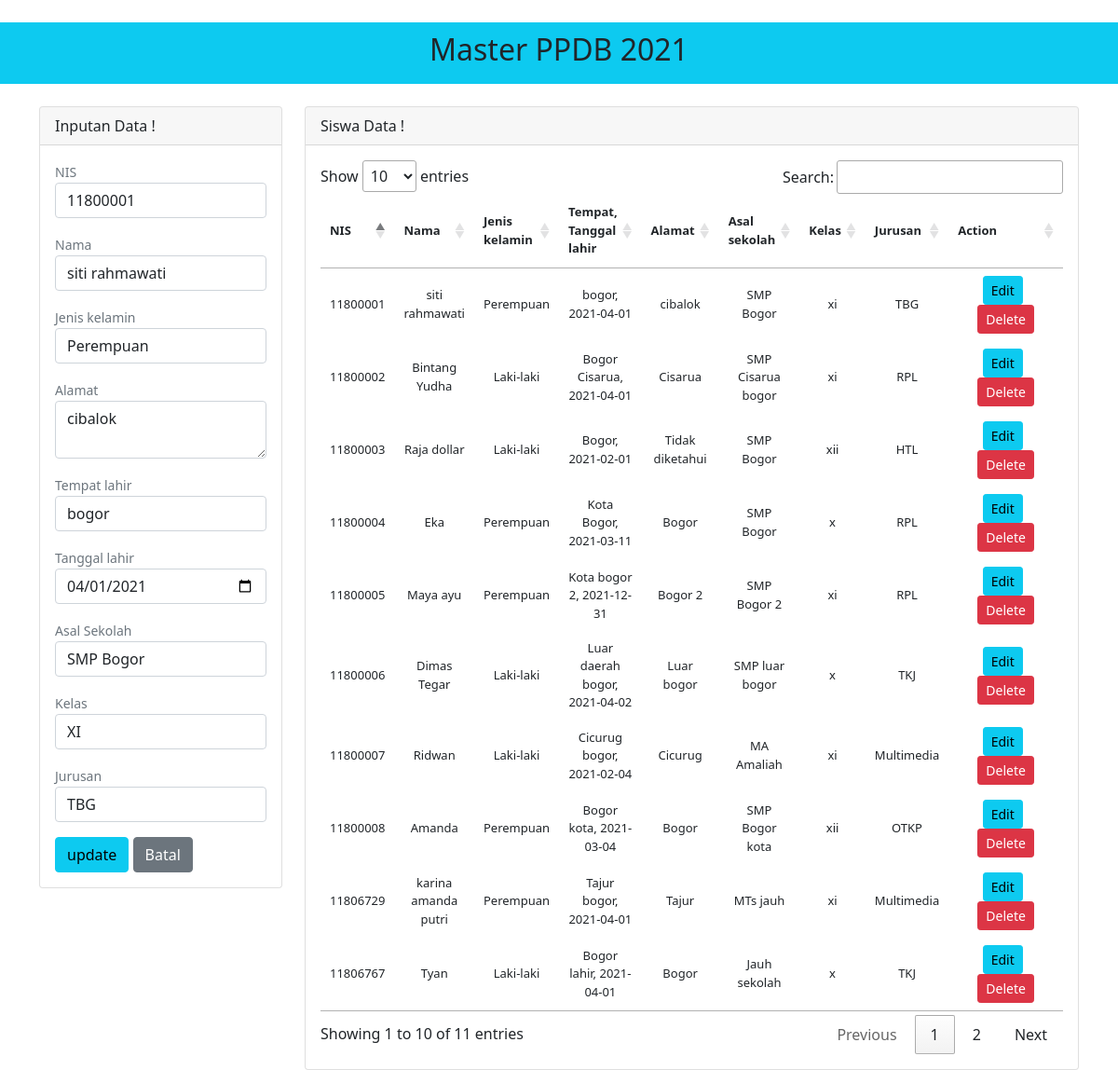
Screenshot of /master.php?edit&nis=11800001 (signed in) with the database file from the repository.
### tables this page shows
CREATE TABLE `tb_siswa` (
  `id` int(11) NOT NULL,
  `nis` varchar(15) NOT NULL,
  `nama` varchar(255) NOT NULL,
  `jenis_kelamin` varchar(50) NOT NULL,
  `tempat_lahir` varchar(255) NOT NULL,
  `tanggal_lahir` date NOT NULL,
  `alamat` text NOT NULL,
  `asal_sekolah` varchar(255) NOT NULL,
  `kelas` varchar(5) NOT NULL,
  `jurusan` varchar(50) NOT NULL
);

### master.php (the view, shortened to what this page needs)
<!DOCTYPE html>
<html>
<head>
	<link href="https://cdn.jsdelivr.net/npm/bootstrap@5.0.0-beta3/dist/css/bootstrap.min.css" rel="stylesheet">
	<link rel="stylesheet" type="text/css" href="https://cdn.datatables.net/1.10.24/css/jquery.dataTables.min.css">
</head>
<?php
	$con = mysqli_connect('localhost','root','','latihan_ukk_2');
	if(isset($_GET['edit'])){
		$edit = mysqli_query($con,"SELECT * FROM tb_siswa WHERE nis = '$_GET[nis]'");
		$row_edit = mysqli_fetch_array($edit);
	}else{
		$row_edit = null;
	}
?>
<body>
	<br>
	<div class="text-center bg-info" style="padding: 10px;">
			<h2>Master PPDB 2021</h2>
		</div>
	<div class="container">
		<br>
		<div class="row">
			<div class="col-sm-12 col-md-3">
				<div class="card">
					<div class="card-header">
						Inputan Data !
					</div>
					<div class="card-body">
						<form method="post">
							<div class="mb-3">
								<div class="form-group">
									<small class="text-muted">NIS</small>
									<input required="" type="number" class="form-control" name="nis" value="<?= $row_edit['nis']; ?>">
								</div>
							</div>
							<div class="mb-3">
								<div class="form-group">
									<small class="text-muted">Nama</small>
									<input required="" type="text" class="form-control" name="nama" value="<?= $row_edit['nama']; ?>">
								</div>
							</div>
							<div class="mb-3">
								<div class="form-group">
									<small class="text-muted">Jenis kelamin</small>
									<select class="form-control" name="jenis_kelamin">
										<option value="Perempuan" <?php if($row_edit['jenis_kelamin'] == "Perempuan"){echo "selected";} ?> >Perempuan</option>
									</select>
								</div>
							</div>
							<div class="mb-3">
								<div class="form-group">
									<small class="text-muted">Alamat</small>
									<textarea required="" class="form-control" name="alamat"><?= $row_edit['alamat']; ?></textarea>
								</div>
							</div>
							<div class="mb-3">
								<div class="form-group">
									<small class="text-muted">Tempat lahir</small>
									<input required="" type="text" class="form-control" name="tempat_lahir" value="<?= $row_edit['tempat_lahir']; ?>">
								</div>
							</div>
							<div class="mb-3">
								<div class="form-group">
									<small class="text-muted">Tanggal lahir</small>
									<input required="" type="date" class="form-control" name="tanggal_lahir" value="<?= $row_edit['tanggal_lahir']; ?>">
								</div>
							</div>
							<div class="mb-3">
								<div class="form-group">
									<small class="text-muted">Asal Sekolah</small>
									<input required="" type="text" class="form-control" name="asal_sekolah" value="<?= $row_edit['asal_sekolah']; ?>">
								</div>
							</div>
							<div class="mb-3">
								<div class="form-group">
									<small class="text-muted">Kelas</small>
									<select class="form-control" name="kelas">
										<option value="xi" <?php if($row_edit['kelas'] == "xi"){echo "selected";} ?> >XI</option>
									</select>
								</div>
							</div>
							<div class="mb-3">
								<div class="form-group">
									<small class="text-muted">Jurusan</small>
									<select class="form-control" name="jurusan">
										<option value="TBG" <?php if($row_edit['jurusan'] == "TBG"){echo "selected";} ?> >TBG</option>
									</select>
								</div>
							</div>
							<?php
								if(isset ($_GET['edit'])){
									?>
									<input type="submit" class="btn btn-info" name="update" value="update">
									<a class="btn btn-secondary	" onclick="reset()">Batal</a>
									<?php
								}else{
									?>
									<input type="submit" class="btn btn-info" name="simpan" value="Simpan"> &nbsp;
									<a class="btn btn-secondary	" onclick="reset()">Reset</a>
									<?php
								}
							?>
						</form>
					</div>
				</div>
			</div>
			<div class="col-sm-12 col-md-9">
				<div class="card">
					<div class="card-header">
						Siswa Data !
					</div>
					<div class="card-body">
						<table class=" text-center" id="table_murid" style="font-size: 13px;">
							<thead>
								<tr>
									<th>NIS</th>
									<th>Nama</th>
									<th>Jenis kelamin</th>
									<th>Tempat, Tanggal lahir</th>
									<th>Alamat</th>
									<th>Asal sekolah</th>
									<th>Kelas</th>
									<th>Jurusan</th>
									<th width="150px">Action</th>
								</tr>
							</thead>
							<tbody>
								<?php
								$sql = mysqli_query($con,"SELECT * FROM tb_siswa");
								while($row = mysqli_fetch_array($sql)){
									?>
										<tr>
											<td><?= $row['nis']; ?></td>
											<td><?= $row['nama']; ?></td>
											<td><?= $row['jenis_kelamin']; ?></td>
											<td><?= $row['tempat_lahir'].", ".$row['tanggal_lahir']; ?></td>
											<td><?= $row['alamat']; ?></td>
											<td><?= $row['asal_sekolah']; ?></td>
											<td><?= $row['kelas']; ?></td>
											<td><?= $row['jurusan']; ?></td>
											<td>
												<a class="btn btn-sm btn-info" href="master.php?edit&nis=<?= $row['nis'];?>">Edit</a>  &nbsp;
												<a class="btn btn-sm btn-danger" href="master.php?hapus&nis=<?= $row['nis'];?>"onclick="return confirm('Anda yakin ingin menghapus data ini ?');">Delete</a>
											</td>
										</tr>
									<?php
									}
								?>
							</tbody>
						</table>
					</div>
				</div>
			</div>
		</div>
	</div>
</body>
</html>

### rows the page displays
tb_siswa: nis "11800001", nama "siti rahmawati", jenis_kelamin "Perempuan", alamat "cibalok", tempat_lahir "bogor", tanggal_lahir "04/01/2021", asal_sekolah "SMP Bogor", kelas "XI", jurusan "TBG", tanggal_lahir "2021-04-01", kelas "xi"
tb_siswa: nis "11806767", nama "Tyan", jenis_kelamin "Laki-laki", tempat_lahir "Bogor lahir", tanggal_lahir "2021-04-01", alamat "Bogor", asal_sekolah "Jauh sekolah", kelas "x", jurusan "TKJ"
tb_siswa: nis "11806729", nama "karina amanda putri", jenis_kelamin "Perempuan", tempat_lahir "Tajur bogor", tanggal_lahir "2021-04-01", alamat "Tajur", asal_sekolah "MTs jauh", kelas "xi", jurusan "Multimedia"
tb_siswa: nis "11800002", nama "Bintang Yudha", jenis_kelamin "Laki-laki", tempat_lahir "Bogor Cisarua", tanggal_lahir "2021-04-01", alamat "Cisarua", asal_sekolah "SMP Cisarua bogor", kelas "xi", jurusan "RPL"
tb_siswa: nis "11800003", nama "Raja dollar", jenis_kelamin "Laki-laki", tempat_lahir "Bogor", tanggal_lahir "2021-02-01", alamat "Tidak diketahui", asal_sekolah "SMP Bogor", kelas "xii", jurusan "HTL"
tb_siswa: nis "11800004", nama "Eka", jenis_kelamin "Perempuan", tempat_lahir "Kota Bogor", tanggal_lahir "2021-03-11", alamat "Bogor", asal_sekolah "SMP Bogor", kelas "x", jurusan "RPL"
tb_siswa: nis "11800005", nama "Maya ayu", jenis_kelamin "Perempuan", tempat_lahir "Kota bogor 2", tanggal_lahir "2021-12-31", alamat "Bogor 2", asal_sekolah "SMP Bogor 2", kelas "xi", jurusan "RPL"
tb_siswa: nis "11800006", nama "Dimas Tegar", jenis_kelamin "Laki-laki", tempat_lahir "Luar daerah bogor", tanggal_lahir "2021-04-02", alamat "Luar bogor", asal_sekolah "SMP luar bogor", kelas "x", jurusan "TKJ"
tb_siswa: nis "11800007", nama "Ridwan", jenis_kelamin "Laki-laki", tempat_lahir "Cicurug bogor", tanggal_lahir "2021-02-04", alamat "Cicurug", asal_sekolah "MA Amaliah", kelas "xi", jurusan "Multimedia"
tb_siswa: nis "11800008", nama "Amanda", jenis_kelamin "Perempuan", tempat_lahir "Bogor kota", tanggal_lahir "2021-03-04", alamat "Bogor", asal_sekolah "SMP Bogor kota", kelas "xii", jurusan "OTKP"
